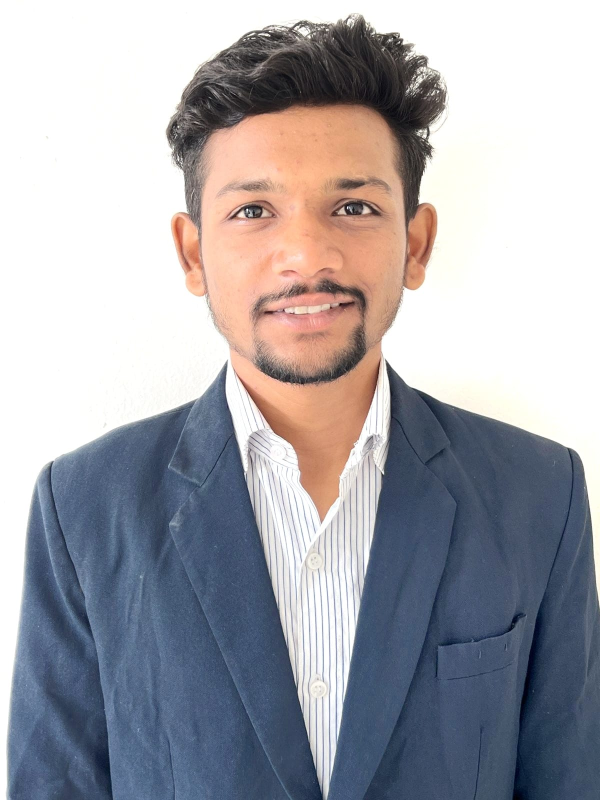
#> input picture Resources/photo.jpeg, 1200 x 1600 px (shown at 1/2 size)
$ python chapter2.py
#> lines starting #> are read from the running program, lines starting #| are printed output that depends on the picture
import cv2
import numpy as np
print("package imported")

# image resize
'''
img=cv2.imread("Resources/photo.jpeg")
print(img.shape)
cv2.imshow("Output",img);
img_resize=cv2.resize(img,(600,600))
cv2.imshow("resize",img_resize);
cv2.waitKey(0);

'''

# cropped images

img=cv2.imread("Resources/photo.jpeg")
#> img is the input picture: shape (1600, 1200, 3); mean B, G, R 170.8, 164.8, 166
print(img.shape)
#| (1600, 1200, 3)
img_resize=cv2.resize(img,(600,600))
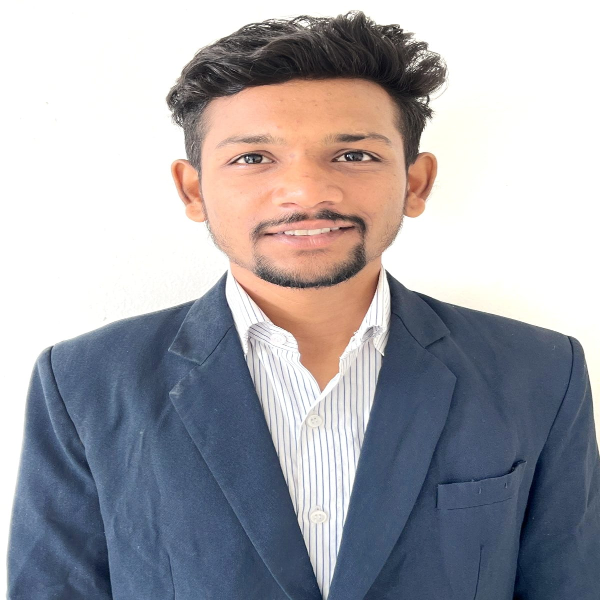
#> img_resize: shape (600, 600, 3); mean B, G, R 170.8, 164.8, 165.9
cv2.imshow("resize",img_resize);
igcropped=img[400:450,200:1000]
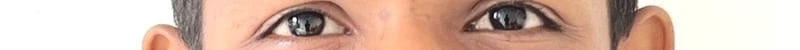
#> igcropped: shape (50, 800, 3); mean B, G, R 170.5, 184.9, 214.1
cv2.imshow("cropped",igcropped);
cv2.waitKey(0);

$ run again, with Resources/WhatsApp Image 2022-06-21 at 10.59.24 AM.jpeg copied over Resources/photo.jpeg
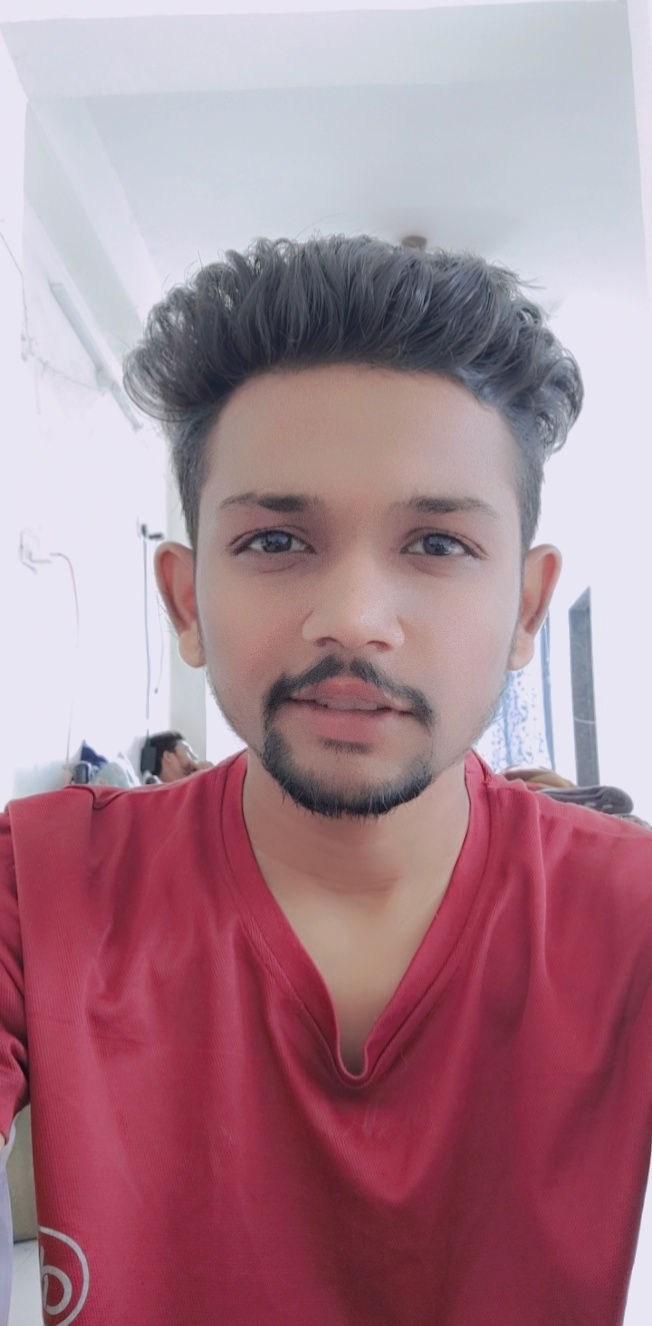
#> input picture Resources/WhatsApp Image 2022-06-21 at 10.59.24 AM.jpeg, 652 x 1326 px
#> img is the input picture: shape (1326, 652, 3); mean B, G, R 143, 131, 168.4
#| (1326, 652, 3)
#> `img_resize=cv2.resize(img,(600,600))`:
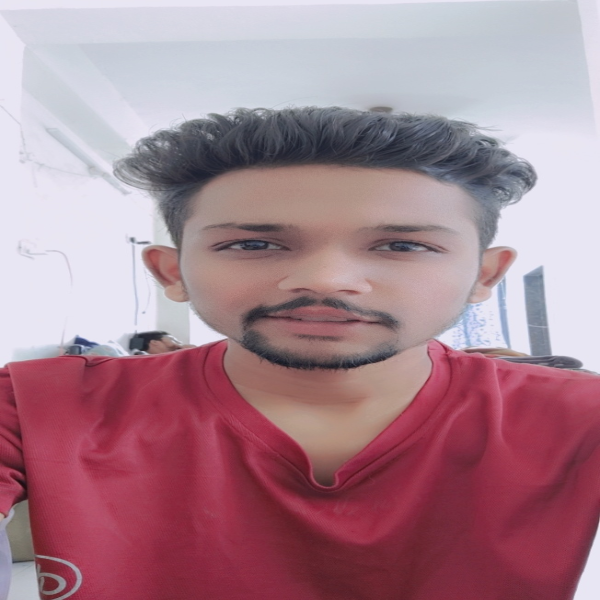
#> img_resize: shape (600, 600, 3); mean B, G, R 142.9, 130.9, 168.3
#> `igcropped=img[400:450,200:1000]`:
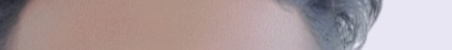
#> igcropped: shape (50, 452, 3); mean B, G, R 158.3, 157, 173.1

$ run again, with Resources/LRM_EXPORT_4907843741870_20190820_223612197-01.jpeg-1.jpg copied over Resources/photo.jpeg
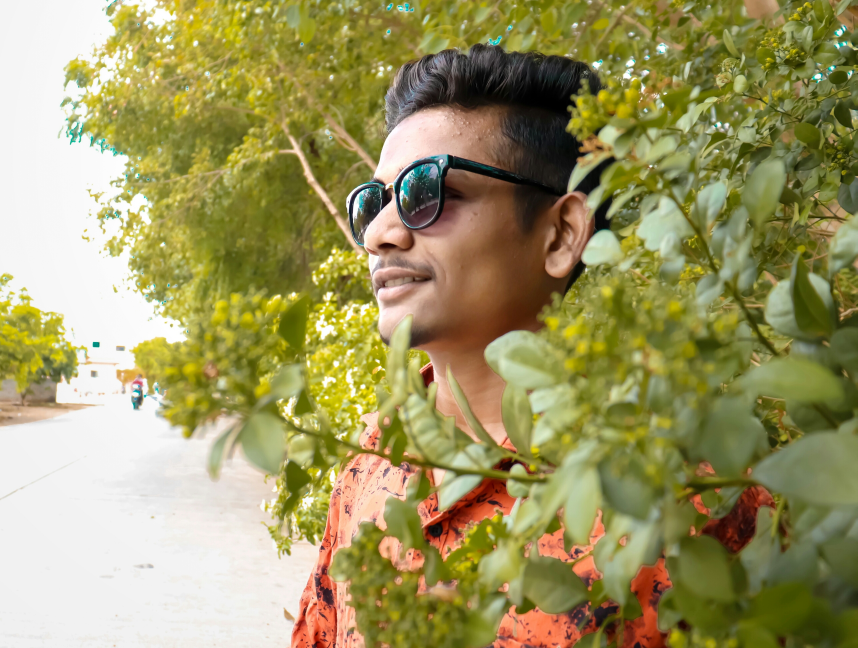
#> input picture Resources/LRM_EXPORT_4907843741870_20190820_223612197-01.jpeg-1.jpg, 2572 x 1944 px (shown at 1/3 size)
#> img is the input picture: shape (1944, 2572, 3); mean B, G, R 98.8, 150.7, 158.1
#| (1944, 2572, 3)
#> `img_resize=cv2.resize(img,(600,600))`:
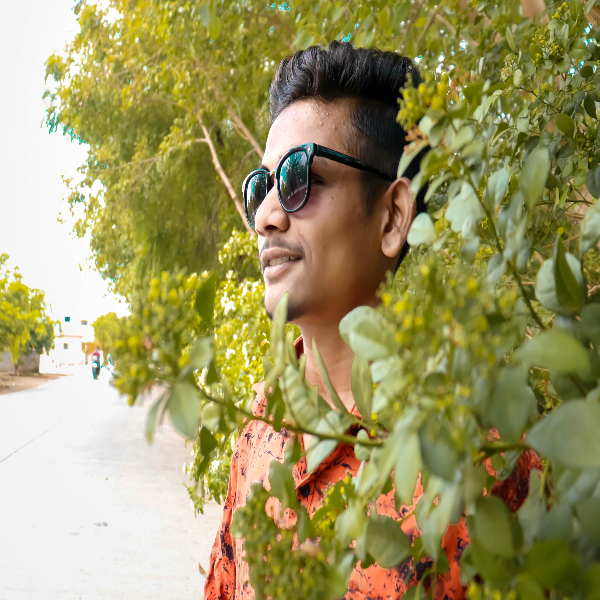
#> img_resize: shape (600, 600, 3); mean B, G, R 98.7, 150.6, 158
#> `igcropped=img[400:450,200:1000]`:
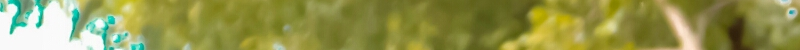
#> igcropped: shape (50, 800, 3); mean B, G, R 78.7, 149, 146.5
